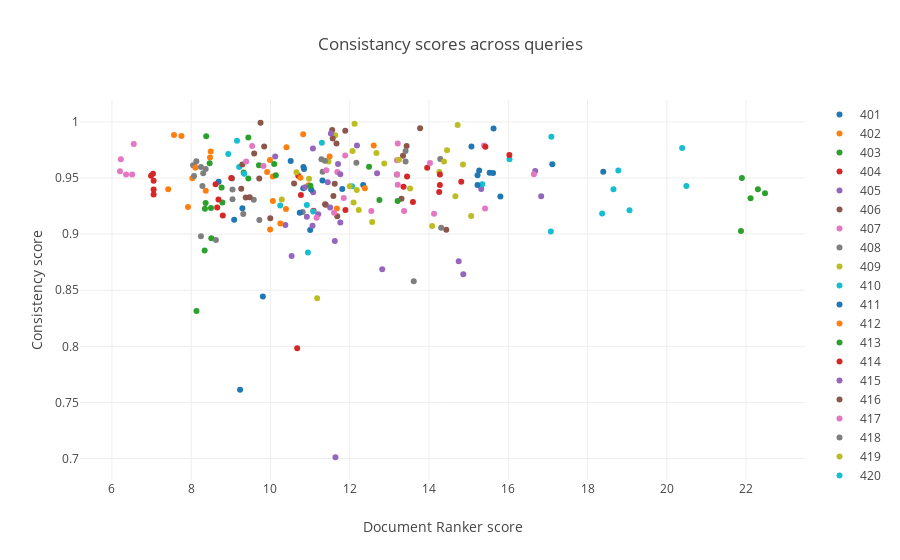

The cell this chart's notebook holds for it:
### Code cell
init_notebook_mode(connected=True)
data = []
for q in query_consistancy_frame['query_id'].unique():
    trace = go.Scatter(
        x = query_consistancy_frame[query_consistancy_frame['query_id'] == q]['doc_score'],
        y = query_consistancy_frame[query_consistancy_frame['query_id'] == q]['ktau'],
        mode = 'markers', name = q)
    data.append(trace)

layout = dict(title = 'Consistancy scores across queries',
              yaxis = dict(title ='Consistency score' ),
              xaxis = dict(title = "Document Ranker score")
             )
iplot(go.Figure(data=data, layout=layout))

### Figure 1 — Plotly figure (JSON) as saved in the notebook; plotly's stock layout.template omitted (floating-point values rounded to 4 significant figures)
{"data": [{"mode": "markers", "name": "401", "type": "scatter", "uid": "0dd07e3e-83b0-4961-965e-9a86e92134d0", "x": [9.291, 9.084, 8.691, 9.233, 9.808], "y": [0.9231, 0.9129, 0.9467, 0.7612, 0.8445]}, {"mode": "markers", "name": "402", "type": "scatter", "uid": "d66ea250-41f9-43f0-af8c-5f9d8a7f417d", "x": [9.915, 9.987, 10.39, 9.99, 11.67], "y": [0.9555, 0.9661, 0.9223, 0.9041, 0.9229]}, {"mode": "markers", "name": "403 ", "type": "scatter", "uid": "938eebe6-21e8-4f07-b054-4de5f03981b0", "x": [9.441, 9.324, 10.09, 9.441, 9.709], "y": [0.9496, 0.9549, 0.9626, 0.9862, 0.9613]}, {"mode": "markers", "name": "404 ", "type": "scatter", "uid": "b043ad00-c613-4030-b85d-45cc618c700e", "x": [11.89, 10.67, 11.09, 10.77, 10.7], "y": [0.9215, 0.7983, 0.9208, 0.9348, 0.9521]}, {"mode": "markers", "name": "405 ", "type": "scatter", "uid": "5af2ec20-bdc1-42e9-8a9c-0c8425e30155", "x": [10.53, 12.69, 10.38, 11.08, 10.12], "y": [0.8806, 0.9543, 0.9081, 0.9372, 0.9692]}, {"mode": "markers", "name": "406 ", "type": "scatter", "uid": "e53999d7-fb19-4336-91cc-3bf16fc394aa", "x": [13.78, 13.44, 13.31, 13.34, 14.44], "y": [0.9944, 0.9786, 0.9315, 0.9699, 0.904]}, {"mode": "markers", "name": "407 ", "type": "scatter", "uid": "27c45ed9-59a5-45d5-b2e8-2fff77dc94b0", "x": [13.19, 13.21, 13.21, 13.37, 15.41], "y": [0.9658, 0.9441, 0.9809, 0.9207, 0.9229]}, {"mode": "markers", "name": "408 ", "type": "scatter", "uid": "8ff21580-e266-4d70-9895-484075212dd3", "x": [13.41, 14.31, 14.28, 13.61, 13.41], "y": [0.9647, 0.9057, 0.967, 0.8579, 0.974]}, {"mode": "markers", "name": "409 ", "type": "scatter", "uid": "72a1e385-2b15-45c4-b72c-7dfc5cdbfe38", "x": [12.87, 11.63, 13.52, 11.18, 11.46], "y": [0.963, 0.9881, 0.9406, 0.8429, 0.9647]}, {"mode": "markers", "name": "410 ", "type": "scatter", "uid": "48bc6a0d-8d8d-4b0e-b751-1b936fc8cc19", "x": [10.94, 11.3, 12.06, 11.08, 10.92], "y": [0.8837, 0.9814, 0.9426, 0.9202, 0.926]}, {"mode": "markers", "name": "411 ", "type": "scatter", "uid": "9f6675ef-2910-4a29-bd06-9e67c9a9b88c", "x": [17.11, 15.8, 15.27, 15.53, 18.4], "y": [0.9624, 0.9336, 0.9567, 0.9547, 0.9557]}, {"mode": "markers", "name": "412 ", "type": "scatter", "uid": "5d6bfa80-8188-4a3f-b196-a0583aeda3e4", "x": [7.752, 8.08, 7.565, 8.028, 8.366], "y": [0.9874, 0.9612, 0.9883, 0.9498, 0.9386]}, {"mode": "markers", "name": "413 ", "type": "scatter", "uid": "ec086d82-35ad-4ddf-a641-f9d64e7b1ee7", "x": [8.364, 8.378, 8.346, 8.787, 8.498], "y": [0.9278, 0.9872, 0.9227, 0.9283, 0.9233]}, {"mode": "markers", "name": "414 ", "type": "scatter", "uid": "bd3d2232-d8a2-4c90-a1d3-5d9539fa8aca", "x": [13.45, 13.95, 13.36, 14.26, 13.59], "y": [0.9514, 0.9592, 0.9423, 0.9375, 0.9287]}, {"mode": "markers", "name": "415 ", "type": "scatter", "uid": "ca55871b-d3e2-4f62-a595-3a61d37673c8", "x": [15.32, 16.68, 14.75, 14.87, 16.83], "y": [0.9402, 0.9563, 0.8759, 0.8643, 0.9339]}, {"mode": "markers", "name": "416 ", "type": "scatter", "uid": "92ee3b77-66ec-437f-bbe3-d2ec9012dcdc", "x": [11.68, 11.38, 11.89, 11.39, 11.59], "y": [0.916, 0.9266, 0.9921, 0.9262, 0.9341]}, {"mode": "markers", "name": "417 ", "type": "scatter", "uid": "a84e4c2f-5d56-4497-86cc-d7946efb6ba9", "x": [6.51, 6.223, 6.203, 6.357, 6.551], "y": [0.9532, 0.9668, 0.956, 0.9531, 0.9803]}, {"mode": "markers", "name": "418 ", "type": "scatter", "uid": "686fd24e-eb22-4c8c-bcb2-81166dfa5b09", "x": [9.042, 9.578, 9.032, 9.042, 9.719], "y": [0.9311, 0.9307, 0.9496, 0.9398, 0.9125]}, {"mode": "markers", "name": "419 ", "type": "scatter", "uid": "22c69658-da31-407d-8edb-2995ffcfaa3e", "x": [14.38, 14.72, 12.67, 12.07, 13.24], "y": [0.9647, 0.9974, 0.9723, 0.9741, 0.9664]}, {"mode": "markers", "name": "420 ", "type": "scatter", "uid": "330d8dc7-c593-48b0-bedc-c793bb5274e7", "x": [19.06, 20.39, 18.78, 18.65, 20.49], "y": [0.9212, 0.9769, 0.9567, 0.94, 0.9429]}, {"mode": "markers", "name": "421 ", "type": "scatter", "uid": "9f98a855-e2eb-48e0-91cf-77cc6208047c", "x": [10.83, 11.03, 12.34, 11.81, 11.0], "y": [0.9408, 0.9398, 0.9437, 0.9403, 0.9038]}, {"mode": "markers", "name": "422 ", "type": "scatter", "uid": "8042f8da-f20b-41f2-b703-412a2204d3c5", "x": [10.96, 11.49, 12.38, 12.6, 10.83], "y": [0.9436, 0.9692, 0.9409, 0.979, 0.9891]}, {"mode": "markers", "name": "423 ", "type": "scatter", "uid": "a6de8638-687f-4bbd-8beb-28e56be3b687", "x": [21.89, 22.3, 22.48, 21.87, 22.11], "y": [0.9501, 0.94, 0.9364, 0.9027, 0.9319]}, {"mode": "markers", "name": "424 ", "type": "scatter", "uid": "07fa51dd-62b9-444c-9abc-732bbe63145c", "x": [7.052, 6.987, 7.036, 7.052, 7.052], "y": [0.9352, 0.952, 0.9539, 0.9475, 0.9398]}, {"mode": "markers", "name": "425 ", "type": "scatter", "uid": "aadbe3cf-7da3-41c2-a21a-b83c67253c0c", "x": [11.06, 11.45, 10.92, 10.87, 11.07], "y": [0.9076, 0.9462, 0.9156, 0.9418, 0.9764]}, {"mode": "markers", "name": "426 ", "type": "scatter", "uid": "e629291a-0e0e-48c3-a371-2d3bd67f5aa4", "x": [11.57, 11.67, 13.19, 11.62, 11.56], "y": [0.9853, 0.9808, 0.9532, 0.9448, 0.9929]}, {"mode": "markers", "name": "427", "type": "scatter", "uid": "fe8fb768-8efa-40dd-9159-31f48d0bf889", "x": [14.13, 13.2, 14.02, 15.39, 16.65], "y": [0.9182, 0.9532, 0.9634, 0.979, 0.9534]}, {"mode": "markers", "name": "428 ", "type": "scatter", "uid": "5707c096-27ce-4589-93d7-9668d98271af", "x": [11.32, 11.37, 10.81, 11.29, 12.17], "y": [0.9555, 0.9655, 0.9196, 0.9668, 0.9635]}, {"mode": "markers", "name": "429 ", "type": "scatter", "uid": "3bf485dd-9701-4f08-9cbb-eb6b9da816d6", "x": [14.26, 14.45, 14.86, 14.67, 15.06], "y": [0.9553, 0.9748, 0.9621, 0.9337, 0.9162]}, {"mode": "markers", "name": "430 ", "type": "scatter", "uid": "8e8aa03f-1433-4864-9fbe-adc584d46365", "x": [15.34, 18.37, 16.03, 17.09, 17.07], "y": [0.9444, 0.9185, 0.9667, 0.9868, 0.9023]}, {"mode": "markers", "name": "431 ", "type": "scatter", "uid": "e3dd23e3-8450-41ee-a92d-2c6b43e45a56", "x": [10.83, 10.74, 11.31, 10.85, 10.51], "y": [0.9598, 0.9191, 0.9477, 0.9581, 0.9652]}, {"mode": "markers", "name": "432 ", "type": "scatter", "uid": "1328ada5-8bf4-4a81-8990-6f2f7ad344df", "x": [10.25, 10.06, 10.06, 10.76, 10.4], "y": [0.9095, 0.9515, 0.9295, 0.9502, 0.9775]}, {"mode": "markers", "name": "433 ", "type": "scatter", "uid": "7ca84d68-ff4a-4430-887a-69701599aea6", "x": [11.01, 10.13, 13.21, 12.75, 12.49], "y": [0.9431, 0.9525, 0.9295, 0.9304, 0.9601]}, {"mode": "markers", "name": "434 ", "type": "scatter", "uid": "b93d00c9-2c59-4153-ac0a-fbb229646029", "x": [8.688, 8.797, 8.615, 9.011, 8.655], "y": [0.9309, 0.9167, 0.9445, 0.95, 0.9237]}, {"mode": "markers", "name": "435 ", "type": "scatter", "uid": "1ba08cb9-1e5f-46f2-857a-ea6ba9d25214", "x": [11.5, 11.2, 11.62, 11.64, 12.82], "y": [0.9237, 0.9177, 0.894, 0.7011, 0.8687]}, {"mode": "markers", "name": "436 ", "type": "scatter", "uid": "7f6b2bd9-ef91-4070-a067-704e5f10b81c", "x": [9.749, 10.59, 9.717, 9.994, 9.841], "y": [0.9993, 0.9452, 0.9495, 0.9142, 0.978]}, {"mode": "markers", "name": "437 ", "type": "scatter", "uid": "602dd242-84bd-4127-8c2d-00093b63235e", "x": [11.41, 11.88, 12.54, 11.85, 11.69], "y": [0.957, 0.97, 0.9205, 0.9321, 0.9553]}, {"mode": "markers", "name": "438 ", "type": "scatter", "uid": "2eff141e-9f79-4667-bef1-a534360e2056", "x": [8.365, 8.048, 9.313, 8.283, 8.13], "y": [0.9582, 0.9614, 0.9179, 0.9429, 0.9649]}, {"mode": "markers", "name": "439 ", "type": "scatter", "uid": "6fd88844-0cb2-4bf3-b0b0-fa723033aa61", "x": [12.57, 12.0, 12.18, 14.08, 12.1], "y": [0.9109, 0.9427, 0.9393, 0.9072, 0.9282]}, {"mode": "markers", "name": "440 ", "type": "scatter", "uid": "2d59ae6e-37aa-4ff6-b10b-76fbea2d88b2", "x": [9.21, 10.24, 9.155, 8.934, 9.336], "y": [0.9599, 0.9255, 0.9833, 0.9713, 0.9537]}, {"mode": "markers", "name": "441 ", "type": "scatter", "uid": "8b441d17-a063-40d6-8994-b39108abb7f7", "x": [15.22, 15.22, 15.07, 15.62, 15.63], "y": [0.9438, 0.9524, 0.9781, 0.9545, 0.9943]}, {"mode": "markers", "name": "442 ", "type": "scatter", "uid": "65158ef9-0015-43ba-9080-5bc15ed2d025", "x": [8.106, 7.917, 8.492, 8.473, 7.419], "y": [0.9591, 0.9243, 0.9737, 0.9684, 0.9399]}, {"mode": "markers", "name": "443 ", "type": "scatter", "uid": "0456afcf-0528-4834-a0ab-f299d13b77ba", "x": [8.465, 8.767, 8.133, 8.507, 8.339], "y": [0.9632, 0.9415, 0.8314, 0.8963, 0.8855]}, {"mode": "markers", "name": "444 ", "type": "scatter", "uid": "d2536f46-b9ce-4df8-ab62-df16f27bb4d9", "x": [15.42, 16.03, 14.27, 14.27, 14.81], "y": [0.9779, 0.9706, 0.9531, 0.9438, 0.9467]}, {"mode": "markers", "name": "445", "type": "scatter", "uid": "311241a8-467b-47b3-89d7-9914635630c9", "x": [12.18, 11.76, 11.76, 11.7, 11.52], "y": [0.9789, 0.9534, 0.9104, 0.9625, 0.9897]}, {"mode": "markers", "name": "446 ", "type": "scatter", "uid": "4613d9f6-285a-49dc-a610-98bba0093036", "x": [9.289, 9.475, 9.589, 9.375, 9.262], "y": [0.962, 0.933, 0.9719, 0.9328, 0.9405]}, {"mode": "markers", "name": "447 ", "type": "scatter", "uid": "a9e121c5-b295-4eca-97ec-653ab56a11c5", "x": [9.536, 9.824, 11.6, 11.16, 9.386], "y": [0.9786, 0.9608, 0.919, 0.9147, 0.9648]}, {"mode": "markers", "name": "448 ", "type": "scatter", "uid": "c4e2a9b7-6659-4115-8de9-26235df4296e", "x": [8.072, 8.245, 8.245, 8.624, 8.303], "y": [0.9518, 0.9597, 0.8982, 0.8949, 0.9543]}, {"mode": "markers", "name": "449 ", "type": "scatter", "uid": "2d826c8f-fb5c-48df-a163-2d0d2905a220", "x": [12.23, 12.12, 10.66, 10.97, 10.29], "y": [0.9215, 0.9985, 0.9553, 0.9493, 0.9309]}], "layout": {"title": "Consistancy scores across queries", "xaxis": {"title": "Document Ranker score"}, "yaxis": {"title": "Consistency score"}}}
